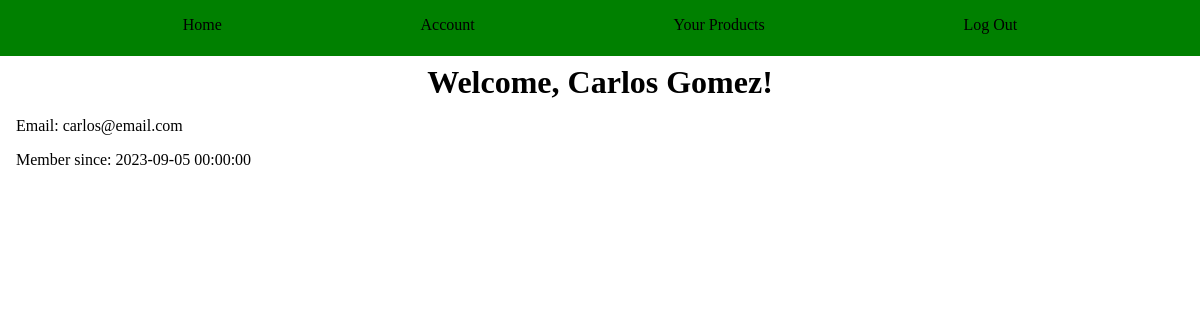
Screenshot of /merchant_account (signed in) with the database file from the repository.
### models.py (models this page shows, shortened)
class Merchant(UserMixin, db.Model):
    id = db.Column(db.Integer, primary_key=True)
    name = db.Column(db.String(100), index=True, unique=False, nullable=False)
    email = db.Column(db.String(100), index=True, unique=False, nullable=False)
    hashed_password = db.Column(db.String(100), index=False, unique=False)
    date_joined = db.Column(db.DateTime, index=False, unique=False)
    products = db.relationship('Product', backref='seller', lazy='dynamic', cascade="all, delete-orphan")

### main.py (the view)
@app.route('/merchant_account')
@login_required
def account():
    return render_template('merchant_account.html')

### main.py (called while the page is built)
@login_manager.user_loader
def load_user(user_id):
    return Merchant.query.get(int(user_id))

### templates/merchant_account.html
{% extends "base.html"%}
{% block main %}
<h1>Welcome, {{ current_user.name.title() }}!</h1>
<ul>
    <li>Email: {{ current_user.email }}</li>
    <li>Member since: {{ current_user.date_joined }}</li>
</ul>
{% endblock %}

### static/styles.css (style rules this page uses)
* { margin: 0; padding: 0; box-sizing: border-box; }
li { list-style: none; margin: 2vh; }
h1, h2, h3, h4, p { text-align: center; margin: 1vh; }

### rows the page displays
Merchant: name "Carlos Gomez", email "carlos@email.com", date_joined "2023-09-05 00:00:00"
